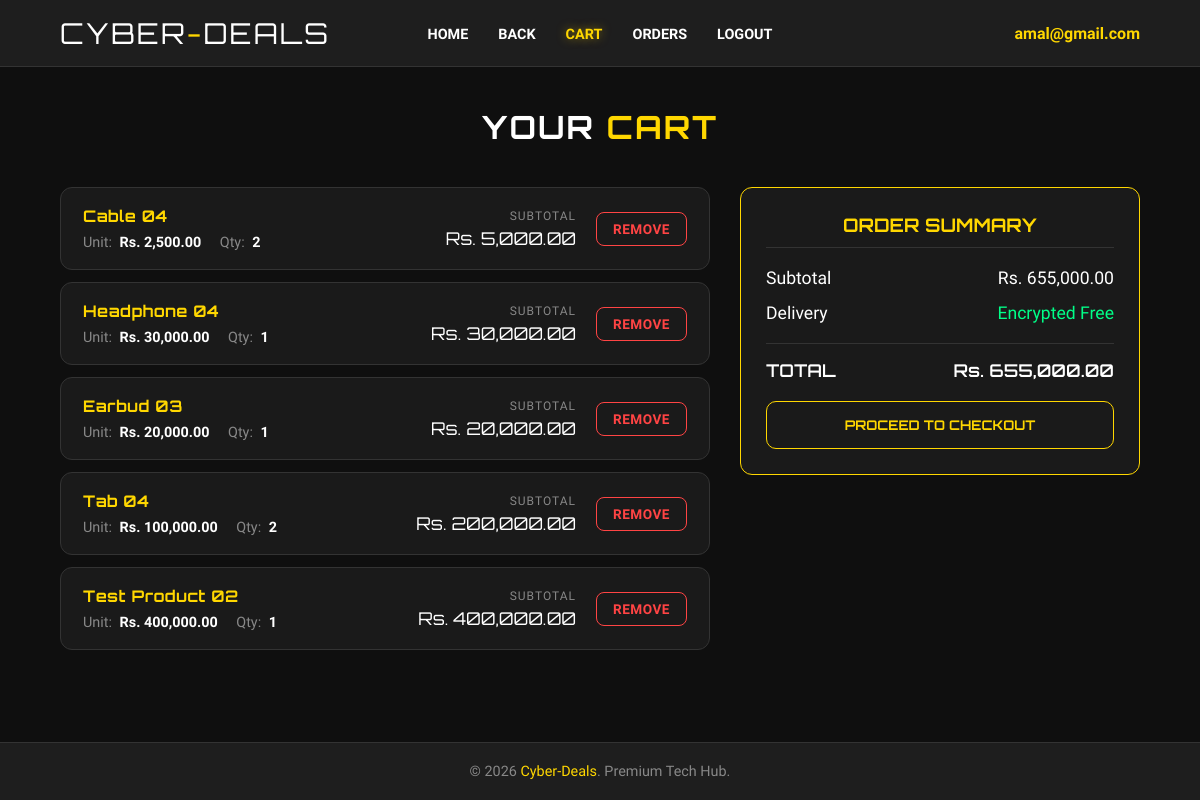
The app's page /public/customer/cart/cart.php (signed in) with its own data.
### tables this page shows
CREATE TABLE IF NOT EXISTS `cart` (
  `id` int(11) NOT NULL AUTO_INCREMENT,
  `product_id` int(11) DEFAULT NULL,
  `product_name` varchar(255) DEFAULT NULL,
  `product_price` decimal(10,2) DEFAULT NULL,
  `user_id` int(11) DEFAULT NULL,
  `quantity` int(11) DEFAULT '1',
  PRIMARY KEY (`id`),
  KEY `fk_product_id` (`product_id`),
  KEY `fk_user_id` (`user_id`)
);

### app/models/Cart.php (called while the page is built, shortened)
<?php
class Cart
{
    private $conn;
    private $table_name = "cart";
    public $user_id;
    public function __construct($db)
    {
        $this->conn = $db;
    }
    public function getCartItems()
    {
        $query = "SELECT * FROM " . $this->table_name . "
                  WHERE user_id = :user_id
                  ORDER BY id DESC";
        $stmt = $this->conn->prepare($query);
        $stmt->bindParam(':user_id', $this->user_id);
        $stmt->execute();
        return $stmt;
    }
}

### public/customer/cart/cart.php (the view, shortened to what this page needs)
<?php
$database = new Database();
$db = $database->getConnection();
$cart = new Cart($db);
$cart->user_id = $_SESSION['user_id'];
$cartItems = $cart->getCartItems();
$totalPrice = 0;
$back_url = $_SESSION['last_page'] ?? 'shop.php';
?>
<!DOCTYPE html>
<html lang="en">
<head>
    <link href="../../assets/css/customer/cart.css" rel="stylesheet">
</head>
<body class="full-page">
    <nav class="navbar">
        <div class="container nav-container">
            <a href="#" class="brand">CYBER<span class="gold">-</span>DEALS</a>
            <ul class="nav-links">
                <li><a href="../../index.php">Home</a></li>
                <li><a href="<?php echo $back_url; ?>">Back</a></li>
                <li><a href="cart.php" class="active">Cart</a></li>
                <li><a href="../order/orders.php">Orders</a></li>
                <li><a href="../../logout.php">Logout</a></li>
            </ul>
            <div class="user-section">
                <div class="user-email">
                    <?php echo htmlspecialchars($_SESSION['user_email']); ?>
                </div>
            </div>
        </div>
    </nav>
    <div class="container">
        <div class="page-title">
            <h2 class="section-title">YOUR <span class="gold">CART</span></h2>
        </div>
        <div class="cart-content">
            <div class="cart-items-list">
                <?php if ($cartItems->rowCount() > 0): ?>
                    <?php while ($row = $cartItems->fetch(PDO::FETCH_ASSOC)): ?>
                        <div class="cart-item">
                            <div class="item-details">
                                <h3><?= htmlspecialchars($row['product_name']) ?></h3>
                                <div class="item-meta">
                                    <span>Unit: <span class="item-name">Rs. <?= number_format($row['product_price'], 2) ?></span></span>
                                    <span style="margin-left:15px;">Qty: <span class="item-name"><?= $row['quantity'] ?></span></span>
                                </div>
                            </div>
                            <div class="item-subtotal">
                                <p class="label">Subtotal</p>
                                <p class="amount">Rs. <?= number_format($row['product_price'] * $row['quantity'], 2) ?></p>
                            </div>
                            <div class="item-actions">
                                <form action="delete_from_cart.php" method="post">
                                    <button type="submit" class="btn-remove">Remove</button>
                                </form>
                            </div>
                        </div>
                        <?php $totalPrice += $row['product_price'] * $row['quantity']; ?>
                    <?php endwhile; ?>
                <?php endif; ?>
            </div>
            <?php if ($cartItems->rowCount() > 0): ?>
                <div class="cart-summary">
                    <div class="summary-card">
                        <h3>ORDER SUMMARY</h3>
                        <div class="summary-line">
                            <span>Subtotal</span>
                            <span>Rs. <?= number_format($totalPrice, 2) ?></span>
                        </div>
                        <div class="summary-line">
                            <span>Delivery</span>
                            <span class="free">Encrypted Free</span>
                        </div>
                        <div class="summary-total">
                            <span>TOTAL</span>
                            <span>Rs. <?= number_format($totalPrice, 2) ?></span>
                        </div>
                        <form action="checkout.php" method="post">
                            <button type="submit" class="btn-checkout">PROCEED TO CHECKOUT</button>
                        </form>
                    </div>
                </div>
            <?php endif; ?>
        </div>
    </div>
    <footer class="footer">
        <div class="container">
            <p>&copy; 2026 <span style="color:var(--accent-gold)">Cyber-Deals</span>. Premium Tech Hub.</p>
        </div>
    </footer>
</body>
</html>

### public/assets/css/customer/cart.css (style rules this page uses)
:root { --accent-gold: #ffd700; --bg-deep: #0f0f0f; --bg-card: #1a1a1a; --bg-header: #141414; --border: #333333; --border-hover: #3a3a3a; --bg-navbar: #1e1e1e; --text-dim: #888; --text-mid: #aaa; --error-red: #ff4444; --success-green: #00ff88; }
* { margin: 0; padding: 0; box-sizing: border-box; }
body { background-color: var(--bg-deep); color: #fff; font-family: 'Rajdhani', sans-serif; overflow-x: hidden; min-height: 100vh; display: flex; flex-direction: column; }
.navbar { background-color: var(--bg-navbar); border-bottom: 1px solid var(--border); padding: 15px 0; position: sticky; top: 0; z-index: 1000; }
.nav-container { width: 90%; margin: 0 auto; display: grid; grid-template-columns: 1fr auto 1fr; align-items: center; }
.brand { font-family: 'Orbitron', sans-serif; font-size: 1.8rem; color: var(--text-main) !important; text-decoration: none; letter-spacing: 2px; justify-self: start; }
.gold { color: var(--accent-gold); }
.nav-links { justify-self: center; display: flex; gap: 30px; list-style: none; flex-wrap: wrap; }
.nav-links a { color: var(--text-main); text-decoration: none; font-weight: 600; text-transform: uppercase; font-size: 0.9rem; transition: 0.3s; }
.user-section { justify-self: end; }
.nav-links a:hover, .nav-links a.active { color: var(--accent-gold); text-shadow: 0 0 10px rgba(255, 215, 0, 0.5); }
.user-email { color: var(--accent-gold) !important; font-weight: bold; white-space: nowrap; overflow: hidden; text-overflow: ellipsis; max-width: 180px; }
.container { width: 90%; margin: 0 auto; flex: 1; }
.section-title { font-family: 'Orbitron', sans-serif; text-align: center; font-size: 2rem; margin-top: 40px; margin-bottom: 40px; letter-spacing: 2px; }
.cart-content { display: grid; grid-template-columns: 1fr 400px; gap: 30px; align-items: start; }
.cart-item { background: var(--bg-card); border: 1px solid var(--border); border-radius: 12px; padding: 18px 22px; margin-bottom: 12px; display: flex; justify-content: space-between; align-items: center; gap: 20px; transition: all 0.4s ease; }
.item-details { flex: 1; }
.item-details h3 { font-family: 'Orbitron', sans-serif; color: var(--accent-gold); font-size: 1rem; margin-bottom: 8px; letter-spacing: 0.5px; }
.item-meta { color: var(--text-dim); font-size: 0.9rem; }
.item-name { color: #fff; font-weight: bold; margin-left: 4px; }
.item-subtotal { text-align: right; min-width: 110px; }
.item-subtotal .label { color: var(--text-dim); font-size: 0.75rem; text-transform: uppercase; letter-spacing: 1px; margin-bottom: 4px; }
.item-subtotal .amount { font-family: 'Orbitron', sans-serif; font-size: 1.1rem; color: #fff; }
.item-actions { flex-shrink: 0; }
.btn-remove { background: transparent; border: 1px solid var(--error-red); color: var(--error-red); padding: 8px 16px; cursor: pointer; font-family: 'Rajdhani', sans-serif; font-weight: bold; font-size: 0.85rem; text-transform: uppercase; letter-spacing: 0.5px; border-radius: 8px; transition: all 0.3s; }
.summary-card { background: var(--bg-card); border: 1px solid var(--accent-gold); border-radius: 12px; padding: 25px; position: sticky; top: 100px; transition: all 0.4s ease; }
.summary-card h3 { font-family: 'Orbitron', sans-serif; text-align: center; margin-bottom: 20px; border-bottom: 1px solid var(--border); padding-bottom: 10px; color: var(--accent-gold); }
.summary-line { display: flex; justify-content: space-between; margin-bottom: 15px; font-size: 1.1rem; }
.free { color: #00ff88; }
.summary-total { display: flex; justify-content: space-between; margin: 20px 0; font-family: 'Orbitron', sans-serif; font-size: 1.1rem; padding-top: 15px; font-weight: 600; border-top: 1px solid var(--border); }
.btn-checkout { width: 100%; background: transparent; color: var(--accent-gold); border: none; padding: 15px; font-family: 'Orbitron', sans-serif; font-weight: bold; text-transform: uppercase; cursor: pointer; transition: 0.3s; border: 1px solid var(--accent-gold); border-radius: 10px; }
.footer { background: var(--bg-navbar); color: var(--text-dim); padding: 20px 0; text-align: center; border-top: 1px solid var(--border); margin-top: auto; font-size: 0.9rem; }

### records on screen
cart: product_name "Cable 04", product_price "2,500.00", quantity "2", $row['product_price'] * $row['quantity'] "5,000.00"
cart: product_name "Headphone 04", product_price "30,000.00", quantity "1", $row['product_price'] * $row['quantity'] "30,000.00"
cart: product_name "Earbud 03", product_price "20,000.00", quantity "1", $row['product_price'] * $row['quantity'] "20,000.00"
cart: product_name "Tab 04", product_price "100,000.00", quantity "2", $row['product_price'] * $row['quantity'] "200,000.00"
cart: product_name "Test Product 02", product_price "400,000.00", quantity "1", $row['product_price'] * $row['quantity'] "400,000.00"

### other values on screen
$_SESSION['user_email'] "amal@gmail.com"
$totalPrice "655,000.00"
